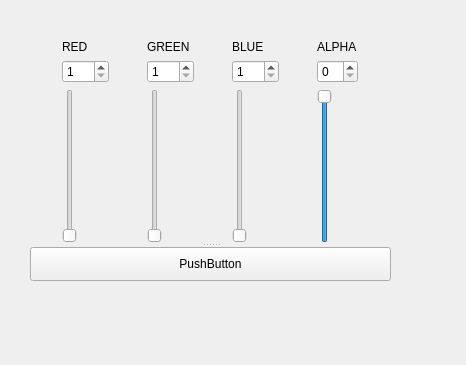
<?xml version="1.0" encoding="UTF-8"?>
<ui version="4.0">
 <class>Form</class>
 <widget class="QWidget" name="Form">
  <property name="geometry">
   <rect>
    <x>0</x>
    <y>0</y>
    <width>466</width>
    <height>365</height>
   </rect>
  </property>
  <property name="windowTitle">
   <string>Form</string>
  </property>
  <widget class="QSplitter" name="splitter">
   <property name="geometry">
    <rect>
     <x>30</x>
     <y>40</y>
     <width>361</width>
     <height>241</height>
    </rect>
   </property>
   <property name="orientation">
    <enum>Qt::Vertical</enum>
   </property>
   <widget class="QWidget" name="layoutWidget">
    <layout class="QHBoxLayout" name="horizontalLayout">
     <item>
      <layout class="QVBoxLayout" name="verticalLayout">
       <item>
        <widget class="QLabel" name="label">
         <property name="text">
          <string>RED</string>
         </property>
        </widget>
       </item>
       <item>
        <widget class="QSpinBox" name="spinBoxRed">
         <property name="minimum">
          <number>1</number>
         </property>
         <property name="maximum">
          <number>255</number>
         </property>
        </widget>
       </item>
       <item>
        <widget class="QSlider" name="verticalSliderRed">
         <property name="cursor">
          <cursorShape>PointingHandCursor</cursorShape>
         </property>
         <property name="minimum">
          <number>1</number>
         </property>
         <property name="maximum">
          <number>255</number>
         </property>
         <property name="value">
          <number>1</number>
         </property>
         <property name="sliderPosition">
          <number>1</number>
         </property>
         <property name="orientation">
          <enum>Qt::Vertical</enum>
         </property>
        </widget>
       </item>
      </layout>
     </item>
     <item>
      <layout class="QVBoxLayout" name="verticalLayout_2">
       <item>
        <widget class="QLabel" name="label_2">
         <property name="text">
          <string>GREEN</string>
         </property>
        </widget>
       </item>
       <item>
        <widget class="QSpinBox" name="spinBoxGreen">
         <property name="minimum">
          <number>1</number>
         </property>
         <property name="maximum">
          <number>255</number>
         </property>
        </widget>
       </item>
       <item>
        <widget class="QSlider" name="verticalSliderGreen">
         <property name="cursor">
          <cursorShape>PointingHandCursor</cursorShape>
         </property>
         <property name="minimum">
          <number>1</number>
         </property>
         <property name="maximum">
          <number>255</number>
         </property>
         <property name="orientation">
          <enum>Qt::Vertical</enum>
         </property>
        </widget>
       </item>
      </layout>
     </item>
     <item>
      <layout class="QVBoxLayout" name="verticalLayout_3">
       <item>
        <widget class="QLabel" name="label_3">
         <property name="text">
          <string>BLUE</string>
         </property>
        </widget>
       </item>
       <item>
        <widget class="QSpinBox" name="spinBoxBlue">
         <property name="minimum">
          <number>1</number>
         </property>
         <property name="maximum">
          <number>255</number>
         </property>
        </widget>
       </item>
       <item>
        <widget class="QSlider" name="verticalSliderBlue">
         <property name="cursor">
          <cursorShape>PointingHandCursor</cursorShape>
         </property>
         <property name="minimum">
          <number>1</number>
         </property>
         <property name="maximum">
          <number>255</number>
         </property>
         <property name="orientation">
          <enum>Qt::Vertical</enum>
         </property>
        </widget>
       </item>
      </layout>
     </item>
     <item>
      <layout class="QVBoxLayout" name="verticalLayout_4">
       <item>
        <widget class="QLabel" name="label_4">
         <property name="text">
          <string>ALPHA</string>
         </property>
        </widget>
       </item>
       <item>
        <widget class="QSpinBox" name="spinBoxAlpha">
         <property name="cursor">
          <cursorShape>ArrowCursor</cursorShape>
         </property>
         <property name="minimum">
          <number>0</number>
         </property>
         <property name="maximum">
          <number>10</number>
         </property>
         <property name="displayIntegerBase">
          <number>10</number>
         </property>
        </widget>
       </item>
       <item>
        <widget class="QSlider" name="verticalSliderAlpha">
         <property name="cursor">
          <cursorShape>PointingHandCursor</cursorShape>
         </property>
         <property name="minimum">
          <number>0</number>
         </property>
         <property name="maximum">
          <number>10</number>
         </property>
         <property name="value">
          <number>10</number>
         </property>
         <property name="orientation">
          <enum>Qt::Vertical</enum>
         </property>
        </widget>
       </item>
      </layout>
     </item>
    </layout>
   </widget>
   <widget class="QPushButton" name="pushButton">
    <property name="cursor">
     <cursorShape>PointingHandCursor</cursorShape>
    </property>
    <property name="mouseTracking">
     <bool>true</bool>
    </property>
    <property name="text">
     <string>PushButton</string>
    </property>
    <property name="checkable">
     <bool>false</bool>
    </property>
    <property name="checked">
     <bool>false</bool>
    </property>
    <property name="autoRepeat">
     <bool>false</bool>
    </property>
    <property name="autoDefault">
     <bool>false</bool>
    </property>
    <property name="default">
     <bool>false</bool>
    </property>
    <property name="flat">
     <bool>false</bool>
    </property>
   </widget>
  </widget>
 </widget>
 <resources/>
 <connections>
  <connection>
   <sender>verticalSliderRed</sender>
   <signal>valueChanged(int)</signal>
   <receiver>spinBoxRed</receiver>
   <slot>setValue(int)</slot>
   <hints>
    <hint type="sourcelabel">
     <x>43</x>
     <y>187</y>
    </hint>
    <hint type="destinationlabel">
     <x>55</x>
     <y>83</y>
    </hint>
   </hints>
  </connection>
  <connection>
   <sender>spinBoxRed</sender>
   <signal>valueChanged(int)</signal>
   <receiver>verticalSliderRed</receiver>
   <slot>setValue(int)</slot>
   <hints>
    <hint type="sourcelabel">
     <x>93</x>
     <y>87</y>
    </hint>
    <hint type="destinationlabel">
     <x>43</x>
     <y>166</y>
    </hint>
   </hints>
  </connection>
  <connection>
   <sender>spinBoxGreen</sender>
   <signal>valueChanged(int)</signal>
   <receiver>verticalSliderGreen</receiver>
   <slot>setValue(int)</slot>
   <hints>
    <hint type="sourcelabel">
     <x>184</x>
     <y>83</y>
    </hint>
    <hint type="destinationlabel">
     <x>135</x>
     <y>156</y>
    </hint>
   </hints>
  </connection>
  <connection>
   <sender>verticalSliderGreen</sender>
   <signal>valueChanged(int)</signal>
   <receiver>spinBoxGreen</receiver>
   <slot>setValue(int)</slot>
   <hints>
    <hint type="sourcelabel">
     <x>133</x>
     <y>209</y>
    </hint>
    <hint type="destinationlabel">
     <x>166</x>
     <y>80</y>
    </hint>
   </hints>
  </connection>
  <connection>
   <sender>verticalSliderBlue</sender>
   <signal>valueChanged(int)</signal>
   <receiver>spinBoxBlue</receiver>
   <slot>setValue(int)</slot>
   <hints>
    <hint type="sourcelabel">
     <x>226</x>
     <y>181</y>
    </hint>
    <hint type="destinationlabel">
     <x>259</x>
     <y>80</y>
    </hint>
   </hints>
  </connection>
  <connection>
   <sender>spinBoxBlue</sender>
   <signal>valueChanged(int)</signal>
   <receiver>verticalSliderBlue</receiver>
   <slot>setValue(int)</slot>
   <hints>
    <hint type="sourcelabel">
     <x>290</x>
     <y>90</y>
    </hint>
    <hint type="destinationlabel">
     <x>226</x>
     <y>149</y>
    </hint>
   </hints>
  </connection>
  <connection>
   <sender>verticalSliderAlpha</sender>
   <signal>valueChanged(int)</signal>
   <receiver>spinBoxAlpha</receiver>
   <slot>setValue(int)</slot>
   <hints>
    <hint type="sourcelabel">
     <x>317</x>
     <y>176</y>
    </hint>
    <hint type="destinationlabel">
     <x>335</x>
     <y>87</y>
    </hint>
   </hints>
  </connection>
  <connection>
   <sender>spinBoxAlpha</sender>
   <signal>valueChanged(int)</signal>
   <receiver>verticalSliderAlpha</receiver>
   <slot>setValue(int)</slot>
   <hints>
    <hint type="sourcelabel">
     <x>380</x>
     <y>84</y>
    </hint>
    <hint type="destinationlabel">
     <x>315</x>
     <y>187</y>
    </hint>
   </hints>
  </connection>
 </connections>
</ui>
